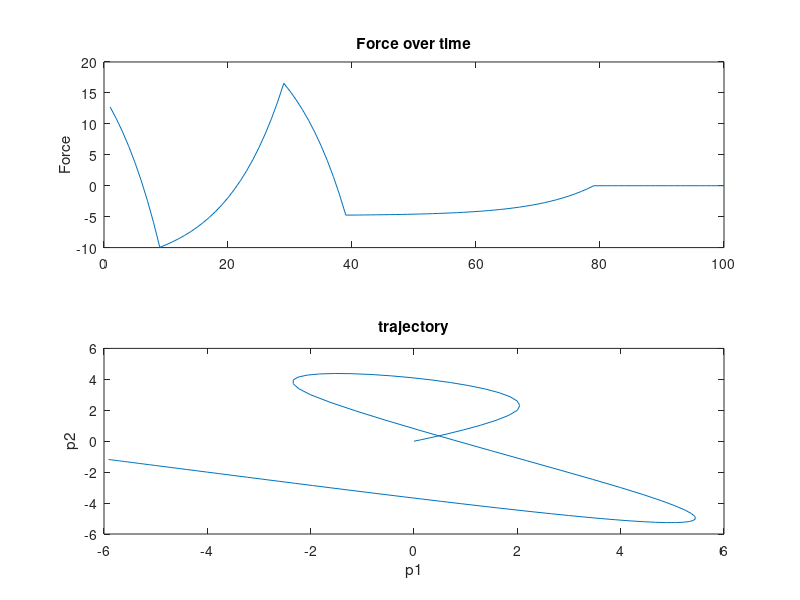

Here is the MATLAB script that generated this plot:
% Homework 5 Problem 8.14
close all;
clear all;

h = .1;
a = .1;
K = 100;

w1 = [2; 2];
w2 = [-2; 3];
w3 = [4; -3];
w4 = [-4; -2];

k1 = 10;
k2 = 30;
k3 = 40;
k4 = 80;

A = [1 0 h 0; 0 1 0 h; 0 0 1-a 0; 0 0 0 1-a];
B = [0 0; 0 0; h 0; 0 h];

% A1
A1 = [];
for ki = 1:k1-1,
    A1 = [A1 A^(k1-1-ki)*B];
end
z1 = [zeros(1,200-2*(k1-1))];
z1 = [z1;z1;z1;z1];
A1 = [eye(2);0 0; 0 0]'*[A1 z1];

%A2
A2 = [];
for ki = 1:k2-1,
    A2 = [A2 A^(k2-1-ki)*B];
end
z2 = [zeros(1,200-2*(k2-1))];
z2 = [z2;z2;z2;z2];
A2 = [eye(2);0 0; 0 0]'*[A2 z2];


%A3
A3 = [];
for ki = 1:k3-1,
    A3 = [A3 A^(k3-1-ki)*B];
end
z3 = [zeros(1,200-2*(k3-1))];
z3 = [z3;z3;z3;z3];
A3 = [eye(2);0 0; 0 0]'*[A3 z3];

%A4
A4 = [];
for ki = 1:k4-1,
    A4 = [A4 A^(k4-1-ki)*B];
end
z4 = [zeros(1,200-2*(k4-1))];
z4 = [z4;z4;z4;z4];
A4 = [eye(2);0 0; 0 0]'*[A4 z4];


Aall = [A1;A2;A3;A4];
W = [w1;w2;w3;w4];

f = Aall'*inv(Aall*Aall')*W;
J = norm(f)^2

f1 = [];
f2 = [];
for i = 1:length(f),
    if (mod(i,2)) == 0,
        f2 = [f2; f(i)];
    else
        f1 = [f1; f(i)];
    end
end
f = [f1 f2];

subplot(211); plot(f(:,1)); title('Force over time'); ylabel('Force');
subplot(212); plot(f(:,2)); ylabel('Force');

pause;


% Plotting p
x = [0;0;0;0];
for i = 1:K,
    xnext = A*x(:,i) + B*[f(i,1); f(i,2)];
    x = [x xnext];
end

close all;
p = [eye(2);0 0; 0 0]'*x;
plot(p(1,:),p(2,:));
title('trajectory'); xlabel('p1'); ylabel('p2');




